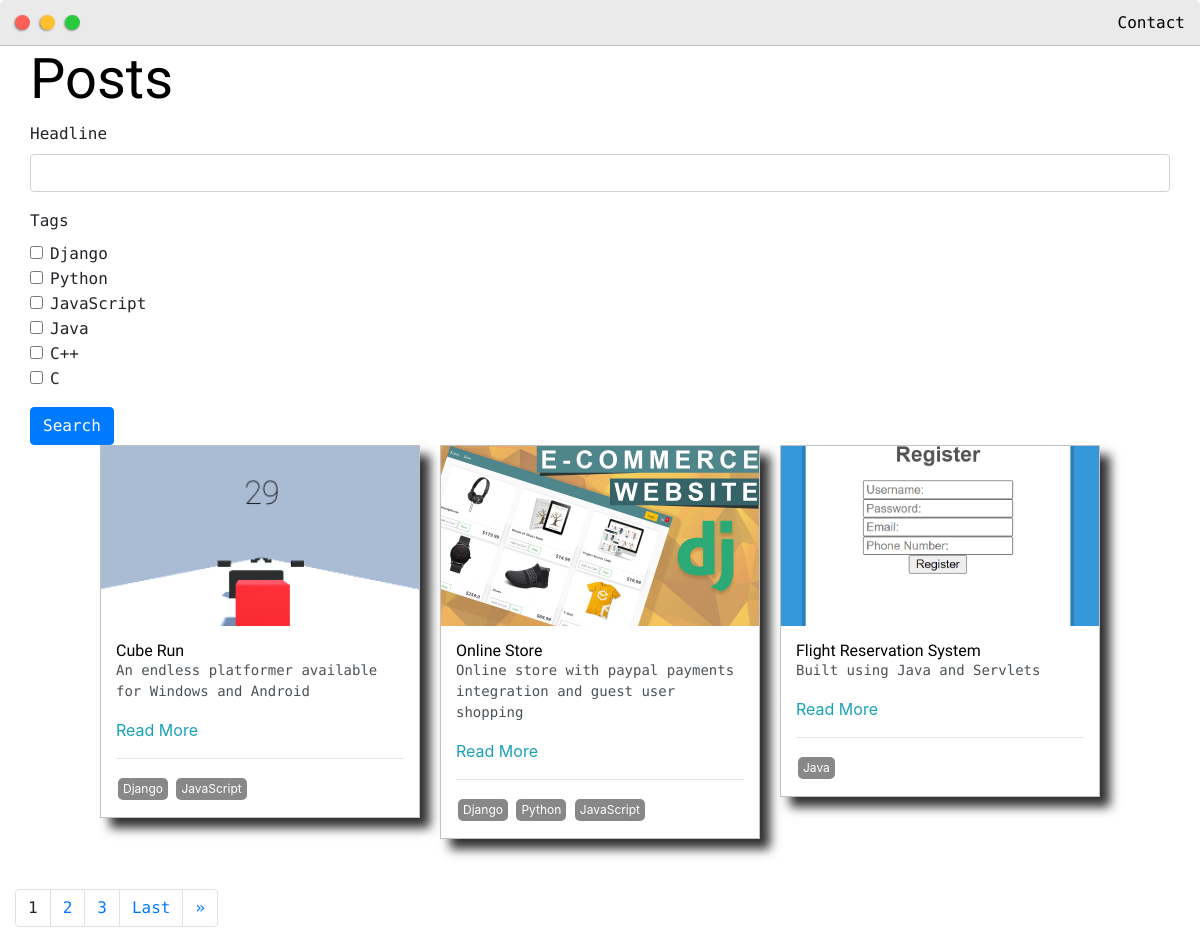
/posts/, run on the app's committed database.
### base/models.py (models this page shows, shortened)
class Post(models.Model):
    headline = models.CharField(max_length=200)
    sub_headline = models.CharField(max_length=200, null=True, blank=True)
    thumbnail = models.ImageField(null=True, blank=True, upload_to="images", default="/images/placeholder.png")
    body = RichTextUploadingField(null=True, blank=True)
    created = models.DateTimeField(auto_now_add=True)
    active = models.BooleanField(default=False)
    featured = models.BooleanField(default=False)
    tags = models.ManyToManyField(Tag, null=True)
    slug = models.SlugField(null=True, blank=True)

class Tag(models.Model):
    name = models.CharField(max_length=200)
    def __str__(self):
        return self.name

### base/views.py (the view)
# urls.py: path('posts/', views.posts, name="posts"),
def posts(request):
    posts = Post.objects.filter(active=True)
    myFilter = PostFilter(request.GET, queryset=posts)
    posts = myFilter.qs
    page = request.GET.get('page')
    paginator = Paginator(posts, 3)
    try:
        posts = paginator.page(page)
    except PageNotAnInteger:
        posts = paginator.page(1)
    except EmptyPage:
        posts = paginator.page(paginator.num_pages)
    context = {'posts': posts, 'myFilter':myFilter}
    return render(request, 'base/posts.html', context)

### base/templates/base/posts.html (shortened to what this page needs)
{% extends 'base/main.html' %}
{% load static %}
{% load crispy_forms_tags %}
{% block content %}
<div class="main-container">
    <h1>Posts</h1>
    <form id="searchForm" method="GET">
        {{myFilter.form|crispy}}
        <input class="btn btn-primary" type="submit" name="search" value="Search">
    </form>
    <div class="post-wrapper">
        {% for post in posts %}
        <div>
            <div class="post">
                <img class="thumbnail" src="{{post.thumbnail.url}}">
                <div class="post-preview">
                    <h6 class="post-title">{{post.headline}}</h6>
                    <p class="post-intro">{{post.sub_headline}}</p>
                    <a href="{% url 'post' post.slug %}">Read More</a>
                    <hr>
                    {% for tag in post.tags.all %}
                        <span class="tag">{{tag}}</span>
                    {% endfor %}
                </div>
            </div>
        </div>
        {% empty %}
            <h3>No posts found...</h3>
        {% endfor %}
    </div>
    <div class="row">
        {% if posts.has_other_pages %}
        <ul class="pagination">
            {% for i in posts.paginator.page_range %}
                {% if posts.number == i %}
                    <li class="page-item"><a class="active page-link">{{i}}</a></li>
                {% else %}
                    <li class="page-item"><a data-page="{{i}}" href="?page={{i}}" class="page-link">{{i}}</a></li>
                {% endif %}
            {% endfor %}
            {% if posts.has_next %}
            <li class="page-item"><a data-page="{{posts.paginator.num_pages}}" href="?page={{posts.paginator.num_pages}}" class="page-link">Last</a></li>
            <li class="page-item"><a data-type="{{posts.next_page_number}}" href="?page={{posts.next_page_number}}" class="page-link">&raquo</a></li>
            {% endif %}
        </ul>
        {% endif %}
    </div>
</div>
{% endblock content %}

### base/templates/base/main.html (shortened to what this page needs)
<!DOCTYPE html>
{% load static %}
<html lang="en">
<head>
    <link rel="stylesheet" href="https://maxcdn.bootstrapcdn.com/bootstrap/4.0.0/css/bootstrap.min.css">
    <link rel="stylesheet" type="text/css" href="{% static 'css/default.css' %}">
</head>
<body>
    {% include 'base/navbar.html' %}
    {% block content %}{% endblock content %}
</body>
</html>

### base/templates/base/navbar.html (shortened to what this page needs)
<div class="nav-wrapper">
    <a href="{% url 'home' %}">
        <div class="dots-wrapper">
            <div id="dot-1" class="browser-dot"></div>
            <div id="dot-2" class="browser-dot"></div>
            <div id="dot-3" class="browser-dot"></div>
        </div>
    </a>
    <ul id="navigation">
        <li><a href="{% url 'home' %}">Contact</a></li>
    </ul>
</div>

### static/css/default.css (style rules this page uses)
:root { --mainColor: #eaeaea; --secondaryColor: #fff; --borderColor: #c1c1c1; --mainText: black; --secodaryText: #4b5156; --themeDotBorder: #24292e; --previewBg: rgb(251, 249, 243, 0.8); --previewShadow: #f0ead6; --buttonColor: black; }
html, body { padding: 0; margin: 0; }
body * { transition: 0.3s; }
h1, h2, h3, h4, h5, h6, strong { color: var(--mainText); font-family: 'Russo One', sans-serif; font-weight: 500; }
p, li, label, input, textarea { color: var(--secondaryText); font-family: 'Roboto Mono', monospace; }
a { text-decoration: none; color: #17a2b8; }
ul { list-style: none; }
h1 { font-size: 56px; }
h6 { font-size: 16px; }
.main-container { width: 1200px; margin: 0 auto; }
.nav-wrapper { border-radius: 5px 5px 0 0; grid-area: nav-wrapper; border-bottom: 1px solid var(--borderColor); display: flex; justify-content: space-between; align-items: center; background-color: var(--mainColor); }
#navigation { margin: 0; padding: 10px; }
#navigation a { color: var(--mainText); }
#navigation li { display: inline-block; margin-right: 5px; margin-left: 5px; }
.dots-wrapper { display: flex; padding: 10px; }
#dot-1 { background-color: #FC6058; }
#dot-2 { background-color: #FEC02F; }
#dot-3 { background-color: #2ACA3E; }
.browser-dot { background-color: black; height: 15px; width: 15px; border-radius: 50%; margin: 5px; box-shadow: -1px 1px 3px -1px rgba(0,0,0,0.75); -webkit-box-shadow: -1px 1px 3px -1px rgba(0,0,0,0.75); -moz-box-shadow: -1px 1px 3px -1px rgba(0,0,0,0.75); }
.post-wrapper { display: grid; grid-template-columns: repeat(auto-fit, 320px); gap: 20px; justify-content: center; padding-bottom: 50px; }
.post { border: 1px solid var(--borderColor); box-shadow: 10px 10px 10px 0px rgba(0,0,0,0.81); -webkit-box-shadow: 10px 10px 10px 0px rgba(0,0,0,0.81); -moz-box-shadow: 10px 10px 10px 0px rgba(0,0,0,0.81); }
.thumbnail { display: block; width: 100%; height: 180px; object-fit: cover; }
.post-preview { background-color: #fff; padding: 15px; }
.post-title { color: black; margin: 0; }
.post-intro { color: #4b5156; font-size: 14px; }
.tag { display: inline-block; color: #fff; background-color: #888; border-radius: 5px; margin: 2px; padding: 2px 5px; font-size: 12px; }
@media screen and (max-width: 1200px) { .main-container { width: 95%; } }

### data on the page
Post: thumbnail (picture), headline "Cube Run", sub_headline "An endless platformer available for Windows and Android"
Tag: name "Django"
Tag: name "JavaScript"
Post: thumbnail (picture), headline "Online Store", sub_headline "Online store with paypal payments integration and guest user shopping"
Tag: name "Python"
Post: thumbnail (picture), headline "Flight Reservation System", sub_headline "Built using Java and Servlets"
Tag: name "Java"

### other printed values
{{ i }} "1"
{{ i }} "2" "3"
